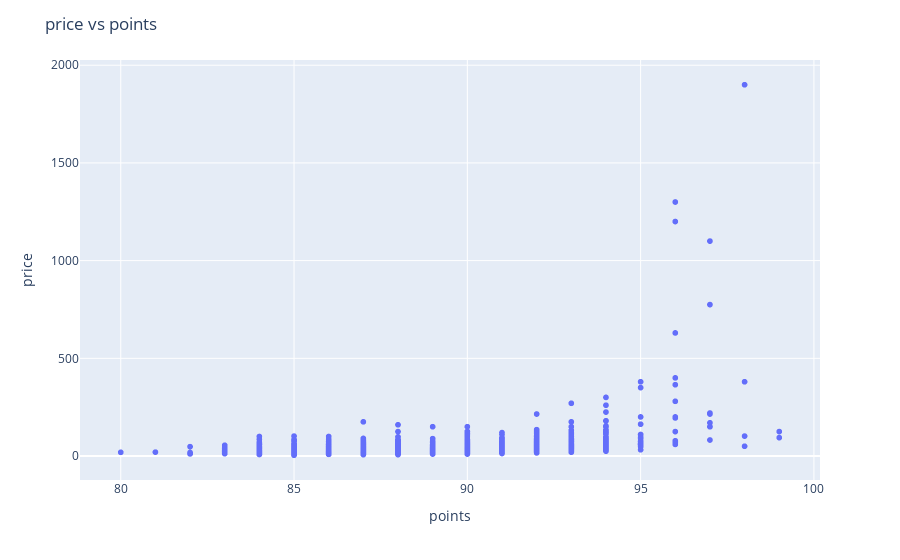

Here is the notebook cell this chart was saved with:
### Markdown cell above
<font size="3" >**We can see in the above plot the variety of grapes and country are not related. That means one cannot predict which type of grapes are from which countries** <font>

### Code cell
fig = px.scatter(df, x='points', y='price')
fig.update_layout(title_text='price vs points',
    xaxis_title_text='points',
    yaxis_title_text='price',
    font=dict(size=12))
fig.show()

### Figure 1 — Plotly figure (JSON) as saved in the notebook; plotly's stock layout.template omitted (floating-point values rounded to 4 significant figures; data arrays with more than 128 entries replaced by an {"elided": "..."} marker saying what was removed)
{"data": [{"hovertemplate": "points=%{x}<br>price=%{y}<extra></extra>", "legendgroup": "", "marker": {"color": "#636efa", "symbol": "circle"}, "mode": "markers", "name": "", "showlegend": false, "type": "scattergl", "x": {"elided": "2000 int values"}, "xaxis": "x", "y": {"elided": "2000 float values"}, "yaxis": "y"}], "layout": {"font": {"size": 12}, "legend": {"tracegroupgap": 0}, "margin": {"t": 60}, "title": {"text": "price vs points"}, "xaxis": {"anchor": "y", "domain": [0, 1], "title": {"text": "points"}}, "yaxis": {"anchor": "x", "domain": [0, 1], "title": {"text": "price"}}}}
